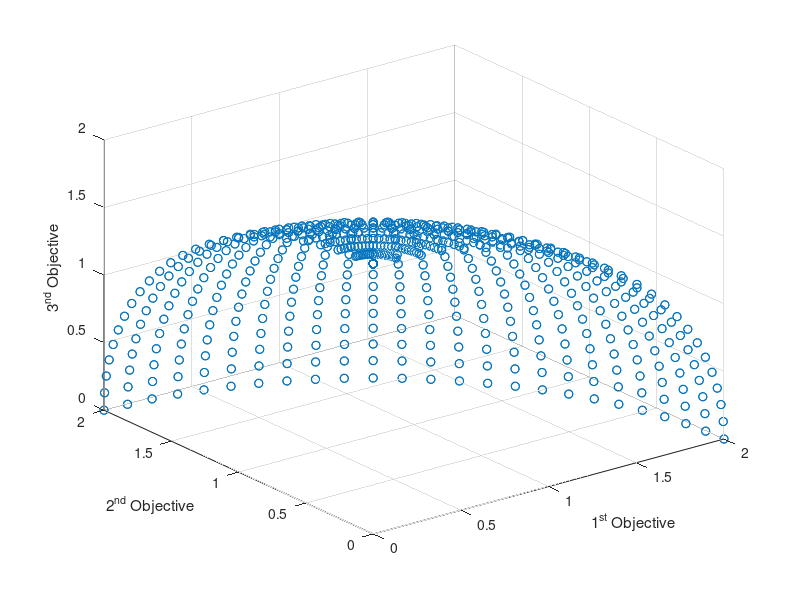

The MATLAB source for this figure:
load('MMF14.mat');

scatter3(PF(:, 1), PF(:, 2),PF(:,3),'k.');

xlabel('1^{st} Objective');
ylabel('2^{nd} Objective');
zlabel('3^{nd} Objective');